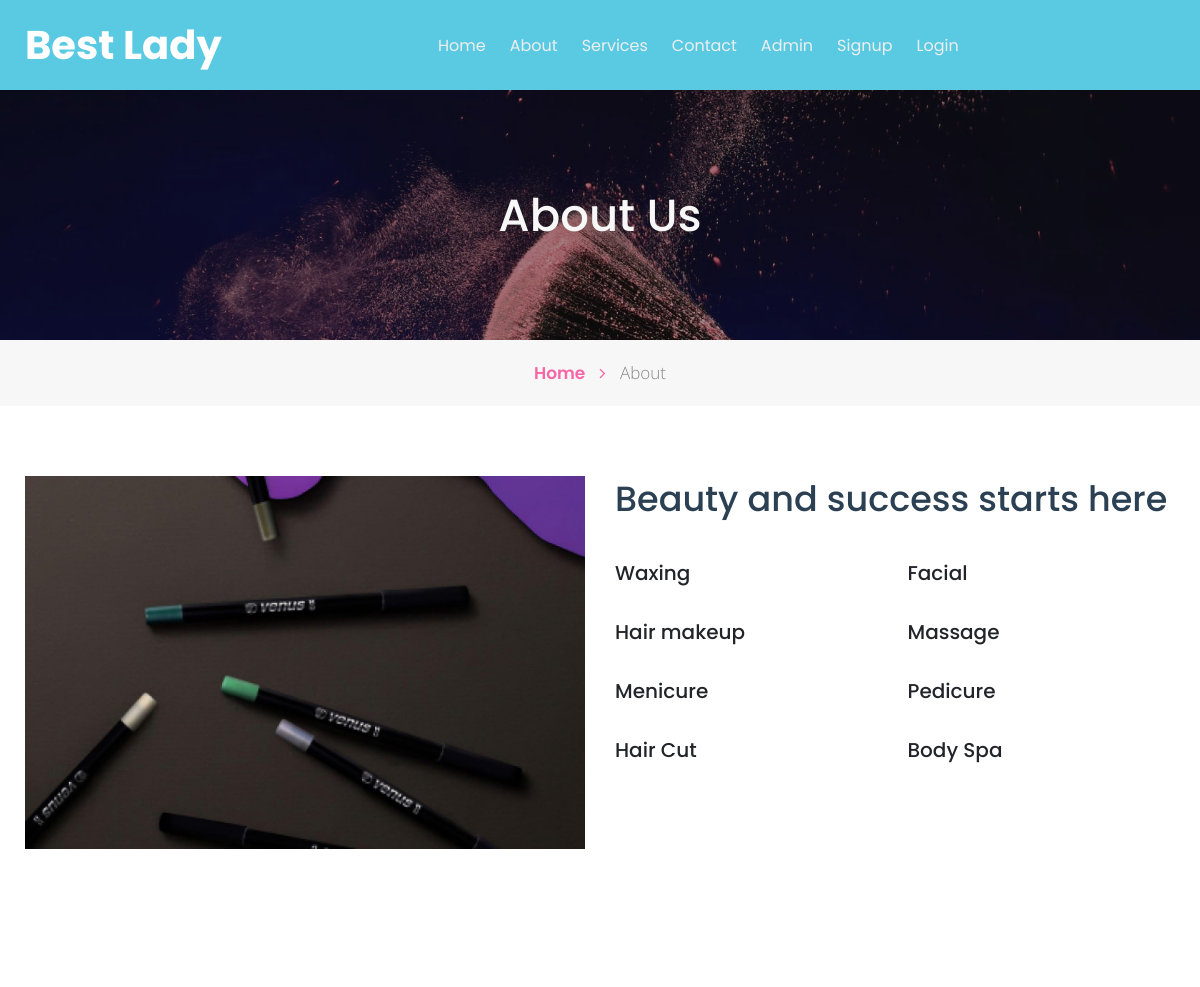
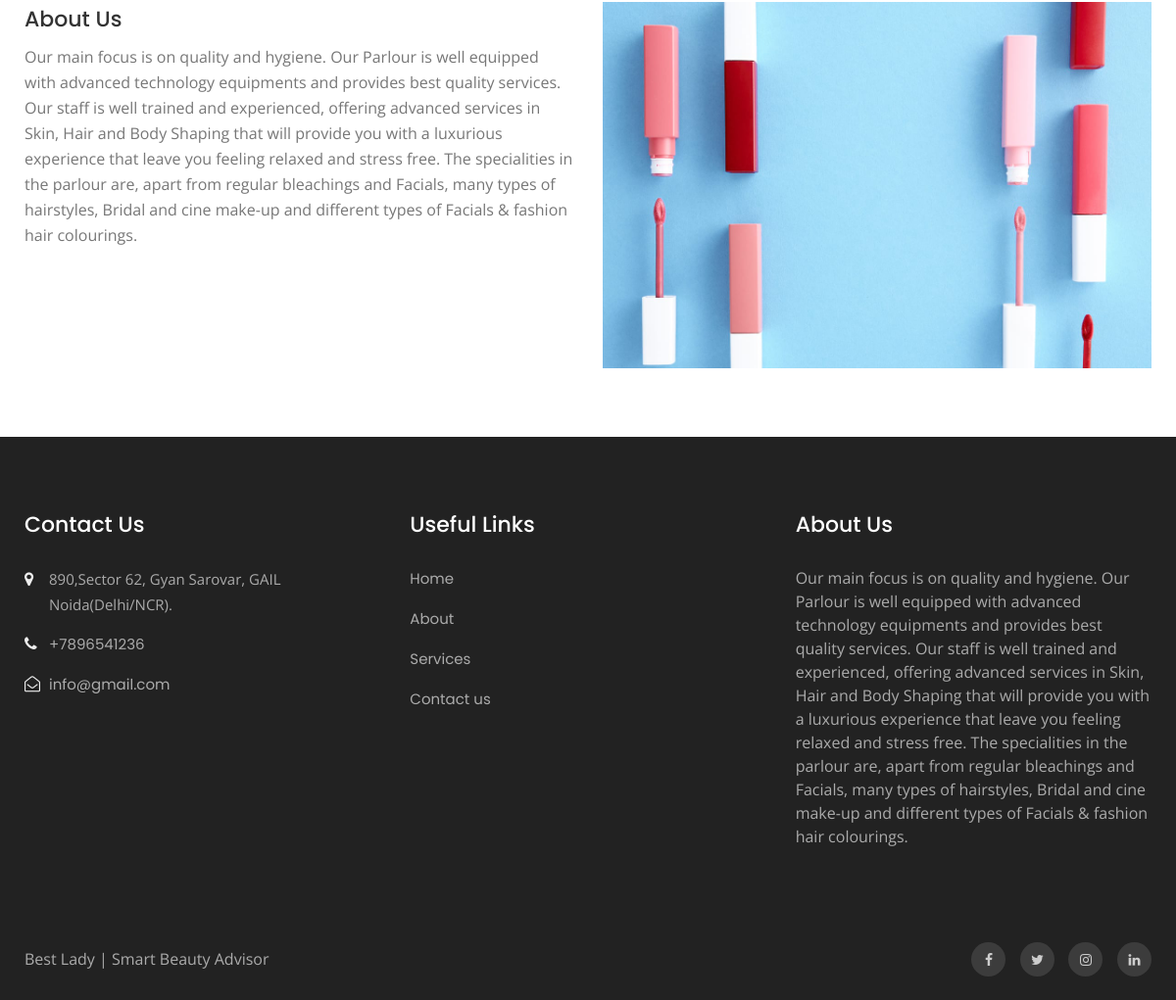
Page /about.php on the committed database (2 pictures, top to bottom).
### tables this page shows
CREATE TABLE `tblpage` (
  `ID` int(10) NOT NULL,
  `PageType` varchar(200) DEFAULT NULL,
  `PageTitle` mediumtext DEFAULT NULL,
  `PageDescription` mediumtext DEFAULT NULL,
  `Email` varchar(200) DEFAULT NULL,
  `MobileNumber` bigint(10) DEFAULT NULL,
  `UpdationDate` date DEFAULT NULL,
  `Timing` varchar(200) NOT NULL
);

### about.php (the view, shortened to what this page needs)
<?php
include('includes/dbconnection.php');
?>
<!doctype html>
<html lang="en">
  <head>
    <link rel="stylesheet" href="assets/css/style-starter.css">
  </head>
  <body id="home">
<?php include_once('includes/header.php');?>
    <section class="w3l-inner-banner-main">
        <div class="about-inner about ">
            <div class="container">
                <div class="main-titles-head text-center">
                <h3 class="header-name ">
					About Us
                </h3>
            </div>
</div>
   </div>
   <div class="breadcrumbs-sub">
   <div class="container">
    <ul class="breadcrumbs-custom-path">
        <li class="right-side propClone"><a href="index.php" class="">Home <span class="fa fa-angle-right" aria-hidden="true"></span></a> <p></li>
        <li class="active ">About</li>
    </ul>
</div>
</div>
    </section>
<section class="w3l-content-with-photo-4"  id="about">
    <div class="content-with-photo4-block ">
        <div class="container">
            <div class="cwp4-two row">
            <div class="cwp4-image col-xl-6">
                <img src="assets/images/b2.jpg" alt="product" class="img-responsive about-me">
            </div>
                <div class="cwp4-text col-xl-6 ">
                    <div class="posivtion-grid">
                    <h3 class="">Beauty and success starts here</h3>
                    <div class="hair-two-colums">
                        <div class="hair-left">
<h5>
    Waxing</h5>
</div>
                        <div class="hair-left">
                            <h5>Facial</h5>
                        </div>
                            <div class="hair-left">
                                                        <h5>Hair makeup</h5>
                                                    </div>
                                                                                <div class="hair-left">
                                                                                    <h5>Massage</h5>
                                                                                </div>
                                                                                 <div class="hair-left">
                                                                                    <h5>Menicure</h5>
                                                                                </div>
   <div class="hair-left">
                                                                                    <h5>Pedicure</h5>
                                                                                </div>
                                                                                   <div class="hair-left">
                                                                                    <h5>Hair Cut</h5>
                                                                                </div>
                                                                                   <div class="hair-left">
                                                                                    <h5>Body Spa</h5>
                                                                                </div>
                </div>
            </div>
        </div>
        </div>
    </div>
</div>
</section>
<section class="w3l-recent-work">
	<div class="jst-two-col">
		<div class="container">
<div class="row">
		<div class="my-bio col-lg-6">
	<div class="hair-make">
		<?php
$ret=mysqli_query($con,"select * from tblpage where PageType='aboutus' ");
while ($row=mysqli_fetch_array($ret)) {
?>
		<h5><a href="blog.html"><?php  echo $row['PageTitle'];?></a></h5>
		<p class="para mt-2"><?php  echo $row['PageDescription'];?></p><?php } ?>
	</div>
	</div>
	<div class="col-lg-6 ">
		<img src="assets/images/b3.jpg" alt="product" class="img-responsive about-me">
	</div>
</div>
		</div>
	</div>
</section>
<?php include_once('includes/footer.php');?>
</body>
</html>

### includes/footer.php (shortened to what this page needs)
<section class="w3l-footer-29-main">
    <div class="footer-29 py-5">
      <div class="container py-lg-4">
        <div class="row footer-top-29">
          <div class="col-lg-4 col-md-6 col-sm-8 footer-list-29 footer-1">
            <h6 class="footer-title-29">Contact Us</h6>
            <ul>
              <?php
$ret=mysqli_query($con,"select * from tblpage where PageType='contactus' ");
while ($row=mysqli_fetch_array($ret)) {
?>
              <li>
                <span class="fa fa-map-marker"></span> <p><?php  echo $row['PageDescription'];?>.</p>
              </li>
              <li><span class="fa fa-phone"></span><a href="tel:+7-800-999-800"> +<?php  echo $row['MobileNumber'];?></a></li>
              <li><span class="fa fa-envelope-open-o"></span><a href="mailto:parlour@mail.com" class="mail">
                  <?php  echo $row['Email'];?></a></li><?php } ?>
            </ul>
          </div>
          <div class="col-lg-4 col-md-6 col-sm-4 footer-list-29 footer-2 ">
            <ul>
              <h6 class="footer-title-29">Useful Links</h6>
              <li><a href="index.php">Home</a></li>
              <li><a href="about.php">About</a></li>
              <li><a href="services.php"> Services</a></li>
              <li><a href="contact.php">Contact us</a></li>
            </ul>
          </div>
          <div class="col-lg-4 col-md-6 col-sm-7 footer-list-29 footer-4">
            <?php
$ret=mysqli_query($con,"select * from tblpage where PageType='aboutus' ");
while ($row=mysqli_fetch_array($ret)) {
?>
            <h6 class="footer-title-29"><?php  echo $row['PageTitle'];?> </h6>
            <p><?php  echo $row['PageDescription'];?></p><?php } ?>
          </div>
        </div>
      </div>
    </div>
  </section>
  <section class="w3l-footer-29-main w3l-copyright">
    <div class="container">
      <div class="row bottom-copies">
        <p class="col-lg-8 copy-footer-29"> Best Lady | Smart Beauty Advisor</p>
        <div class="col-lg-4 main-social-footer-29">
          <a href="#facebook" class="facebook"><span class="fa fa-facebook"></span></a>
          <a href="#twitter" class="twitter"><span class="fa fa-twitter"></span></a>
          <a href="#instagram" class="instagram"><span class="fa fa-instagram"></span></a>
          <a href="#linkedin" class="linkedin"><span class="fa fa-linkedin"></span></a>
        </div>
      </div>
    </div>
  </section>

### rows in the picture
tblpage: PageTitle "About Us", PageDescription "Our main focus is on quality and hygiene. Our Parlour is well equipped with advanced technology equipments and provides best quality services. Our staff is well trained and experienced, offering advanced services in Skin, Hair and Body Shaping that will provide you with a luxurious experience that leave you feeling relaxed and stress free. The specialities in the parlour are, apart from regular bleachings and Facials, many types of hairstyles, Bridal and cine make-up and different types of Facials & fashion hair colourings."
tblpage: PageDescription "890,Sector 62, Gyan Sarovar, GAIL Noida(Delhi/NCR)", MobileNumber "7896541236", Email "info@gmail.com"
